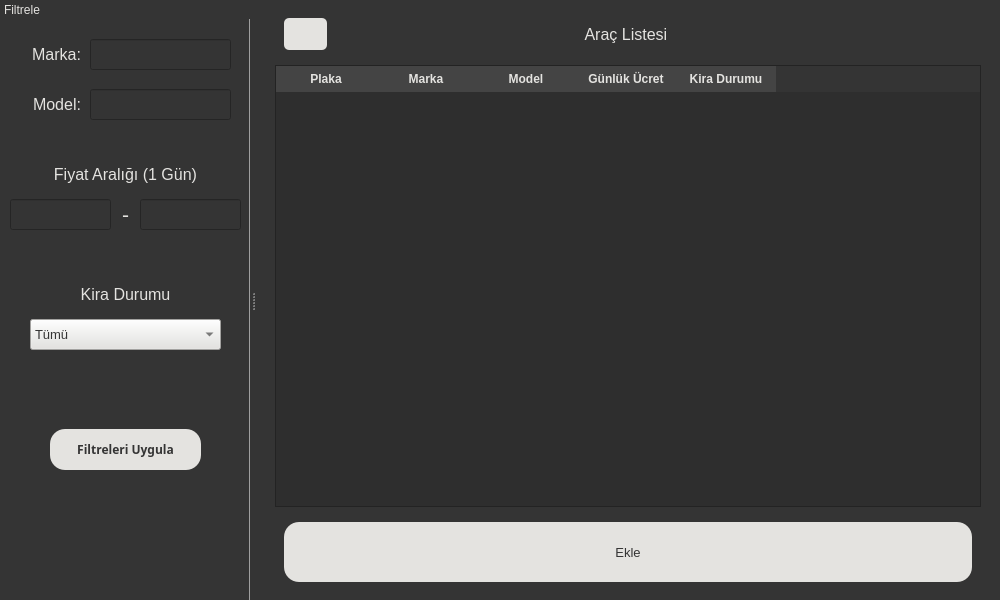
<?xml version="1.0" encoding="UTF-8"?>
<ui version="4.0">
 <class>MainWindow</class>
 <widget class="QMainWindow" name="MainWindow">
  <property name="enabled">
   <bool>true</bool>
  </property>
  <property name="geometry">
   <rect>
    <x>0</x>
    <y>0</y>
    <width>1000</width>
    <height>600</height>
   </rect>
  </property>
  <property name="minimumSize">
   <size>
    <width>1000</width>
    <height>600</height>
   </size>
  </property>
  <property name="maximumSize">
   <size>
    <width>1000</width>
    <height>600</height>
   </size>
  </property>
  <property name="windowTitle">
   <string>Admin Page</string>
  </property>
  <property name="layoutDirection">
   <enum>Qt::LeftToRight</enum>
  </property>
  <property name="styleSheet">
   <string notr="true">* {
    selection-background-color: #343434;   /* Seçim arkası */
    selection-color: #e4e3e0;              /* Seçili metnin rengi */
}
#MainWindow{
background-color: #343434
}
#centralwidget{
background-color: #343434
}
#dockWidget{
color: #e4e3e0;
background-color: #545454
}
#dockWidgetContents{
background-color: #343434
}
QLabel{
color: #e4e3e0
}
QMessageBox QLabel{
color: #000000
}
QMessageBox QPushButton {
    border: 1px solid #000000;
    border-radius: 4px;
    padding: 4px 12px;
}

QLineEdit{
color: #e4e3e0;
background-color: #343434;
selection-background-color: #e4e3e0;   /* Seçim arkası */
selection-color: #343434;              /* Seçili metnin rengi */
}
QDateEdit {
    color: #e4e3e0;
    background-color: #343434;
	selection-background-color: #e4e3e0;
    selection-color: #343434;
}
QSpinBox{
	background-color: #343434;
	color: #e4e3e0;
	selection-background-color: #e4e3e0;
    selection-color: #343434;
}
QComboBox {
    color: #343434;
    background-color: #e4e3e0;
}
QPushButton{
background-color: #e4e3e0;
color: #343434;
border-radius: 15px;   /* Yuvarlamayı artır */
}
#pushButton_filtrele{
border-radius: 5px;   /* Yuvarlamayı artır */
}

/* Tablo arka planı */
QTableWidget {
    background-color: #2E2E2E;
    color: #e4e3e0;
    gridline-color: #555;
    selection-background-color: #4C8BF5;
    selection-color: white;
}

QHeaderView {
    background-color: #343434;   /* boş kalan tüm alan */
}
QTableCornerButton::section {
    background-color: #343434;   /* sol üst köşedeki buton */
}

/* Sütun başlıkları */
QHeaderView::section {
    background-color: #444444;
    color: #e4e3e0;
    padding: 4px;
    border: none;
    font-weight: bold;
}

/* Hücrelerin arka planı */
QTableWidget::item {
    background-color: #2E2E2E;
    color: #e4e3e0;
}

/* Seçilen cell */
QTableWidget::item:selected {
    background-color: #e4e3e0;
    color: #343434;
}</string>
  </property>
  <widget class="QWidget" name="centralwidget">
   <layout class="QHBoxLayout" name="horizontalLayout">
    <item>
     <spacer name="horizontalSpacer_3">
      <property name="orientation">
       <enum>Qt::Horizontal</enum>
      </property>
      <property name="sizeType">
       <enum>QSizePolicy::Maximum</enum>
      </property>
      <property name="sizeHint" stdset="0">
       <size>
        <width>10</width>
        <height>20</height>
       </size>
      </property>
     </spacer>
    </item>
    <item>
     <layout class="QVBoxLayout" name="verticalLayout">
      <item>
       <widget class="QWidget" name="widget" native="true">
        <property name="sizePolicy">
         <sizepolicy hsizetype="Minimum" vsizetype="Fixed">
          <horstretch>0</horstretch>
          <verstretch>0</verstretch>
         </sizepolicy>
        </property>
        <property name="minimumSize">
         <size>
          <width>600</width>
          <height>50</height>
         </size>
        </property>
        <layout class="QHBoxLayout" name="horizontalLayout_3">
         <item>
          <widget class="QPushButton" name="pushButton_filtrele">
           <property name="sizePolicy">
            <sizepolicy hsizetype="Fixed" vsizetype="Fixed">
             <horstretch>0</horstretch>
             <verstretch>0</verstretch>
            </sizepolicy>
           </property>
           <property name="minimumSize">
            <size>
             <width>32</width>
             <height>32</height>
            </size>
           </property>
           <property name="font">
            <font>
             <family>Segoe MDL2 Assets</family>
             <pointsize>12</pointsize>
             <weight>75</weight>
             <bold>true</bold>
             <kerning>true</kerning>
            </font>
           </property>
           <property name="text">
            <string/>
           </property>
           <property name="icon">
            <iconset>
             <normaloff>../assets/images/filterIcon.png</normaloff>../assets/images/filterIcon.png</iconset>
           </property>
           <property name="iconSize">
            <size>
             <width>32</width>
             <height>32</height>
            </size>
           </property>
          </widget>
         </item>
         <item>
          <widget class="QLabel" name="label">
           <property name="sizePolicy">
            <sizepolicy hsizetype="Preferred" vsizetype="Fixed">
             <horstretch>0</horstretch>
             <verstretch>0</verstretch>
            </sizepolicy>
           </property>
           <property name="minimumSize">
            <size>
             <width>560</width>
             <height>30</height>
            </size>
           </property>
           <property name="font">
            <font>
             <pointsize>12</pointsize>
            </font>
           </property>
           <property name="text">
            <string>Araç Listesi            </string>
           </property>
           <property name="alignment">
            <set>Qt::AlignCenter</set>
           </property>
          </widget>
         </item>
        </layout>
       </widget>
      </item>
      <item>
       <widget class="QTableWidget" name="tableWidget_aracListesi">
        <property name="sizePolicy">
         <sizepolicy hsizetype="Expanding" vsizetype="Preferred">
          <horstretch>0</horstretch>
          <verstretch>0</verstretch>
         </sizepolicy>
        </property>
        <property name="minimumSize">
         <size>
          <width>620</width>
          <height>400</height>
         </size>
        </property>
        <property name="maximumSize">
         <size>
          <width>2000</width>
          <height>16777215</height>
         </size>
        </property>
        <property name="focusPolicy">
         <enum>Qt::NoFocus</enum>
        </property>
        <property name="contextMenuPolicy">
         <enum>Qt::DefaultContextMenu</enum>
        </property>
        <property name="horizontalScrollBarPolicy">
         <enum>Qt::ScrollBarAlwaysOff</enum>
        </property>
        <property name="editTriggers">
         <set>QAbstractItemView::NoEditTriggers</set>
        </property>
        <property name="tabKeyNavigation">
         <bool>false</bool>
        </property>
        <property name="showDropIndicator" stdset="0">
         <bool>false</bool>
        </property>
        <property name="dragDropOverwriteMode">
         <bool>false</bool>
        </property>
        <property name="selectionMode">
         <enum>QAbstractItemView::SingleSelection</enum>
        </property>
        <property name="selectionBehavior">
         <enum>QAbstractItemView::SelectRows</enum>
        </property>
        <property name="textElideMode">
         <enum>Qt::ElideMiddle</enum>
        </property>
        <attribute name="horizontalHeaderVisible">
         <bool>true</bool>
        </attribute>
        <attribute name="horizontalHeaderMinimumSectionSize">
         <number>46</number>
        </attribute>
        <attribute name="horizontalHeaderHighlightSections">
         <bool>true</bool>
        </attribute>
        <column>
         <property name="text">
          <string>Plaka</string>
         </property>
         <property name="font">
          <font>
           <weight>75</weight>
           <bold>true</bold>
           <underline>true</underline>
          </font>
         </property>
        </column>
        <column>
         <property name="text">
          <string>Marka</string>
         </property>
         <property name="font">
          <font>
           <weight>75</weight>
           <bold>true</bold>
           <underline>true</underline>
          </font>
         </property>
        </column>
        <column>
         <property name="text">
          <string>Model</string>
         </property>
         <property name="font">
          <font>
           <weight>75</weight>
           <bold>true</bold>
           <underline>true</underline>
          </font>
         </property>
        </column>
        <column>
         <property name="text">
          <string>Günlük Ücret</string>
         </property>
         <property name="font">
          <font>
           <weight>75</weight>
           <bold>true</bold>
           <underline>true</underline>
          </font>
         </property>
        </column>
        <column>
         <property name="text">
          <string>Kira Durumu</string>
         </property>
         <property name="font">
          <font>
           <weight>75</weight>
           <bold>true</bold>
           <underline>true</underline>
          </font>
         </property>
        </column>
       </widget>
      </item>
      <item>
       <widget class="QWidget" name="widget_3" native="true">
        <property name="sizePolicy">
         <sizepolicy hsizetype="Minimum" vsizetype="Fixed">
          <horstretch>0</horstretch>
          <verstretch>0</verstretch>
         </sizepolicy>
        </property>
        <property name="minimumSize">
         <size>
          <width>620</width>
          <height>78</height>
         </size>
        </property>
        <layout class="QHBoxLayout" name="horizontalLayout_4">
         <item>
          <widget class="QPushButton" name="pushButton_ekle">
           <property name="sizePolicy">
            <sizepolicy hsizetype="Minimum" vsizetype="Fixed">
             <horstretch>0</horstretch>
             <verstretch>0</verstretch>
            </sizepolicy>
           </property>
           <property name="minimumSize">
            <size>
             <width>300</width>
             <height>60</height>
            </size>
           </property>
           <property name="font">
            <font>
             <pointsize>10</pointsize>
            </font>
           </property>
           <property name="layoutDirection">
            <enum>Qt::LeftToRight</enum>
           </property>
           <property name="text">
            <string>Ekle</string>
           </property>
          </widget>
         </item>
        </layout>
       </widget>
      </item>
     </layout>
    </item>
    <item>
     <spacer name="horizontalSpacer_4">
      <property name="orientation">
       <enum>Qt::Horizontal</enum>
      </property>
      <property name="sizeType">
       <enum>QSizePolicy::Maximum</enum>
      </property>
      <property name="sizeHint" stdset="0">
       <size>
        <width>10</width>
        <height>20</height>
       </size>
      </property>
     </spacer>
    </item>
   </layout>
  </widget>
  <widget class="QDockWidget" name="dockWidget">
   <property name="minimumSize">
    <size>
     <width>250</width>
     <height>400</height>
    </size>
   </property>
   <property name="layoutDirection">
    <enum>Qt::LeftToRight</enum>
   </property>
   <property name="features">
    <set>QDockWidget::NoDockWidgetFeatures</set>
   </property>
   <property name="allowedAreas">
    <set>Qt::LeftDockWidgetArea</set>
   </property>
   <property name="windowTitle">
    <string>Filtrele</string>
   </property>
   <attribute name="dockWidgetArea">
    <number>1</number>
   </attribute>
   <widget class="QWidget" name="dockWidgetContents">
    <widget class="QLabel" name="label_4">
     <property name="geometry">
      <rect>
       <x>0</x>
       <y>140</y>
       <width>251</width>
       <height>31</height>
      </rect>
     </property>
     <property name="font">
      <font>
       <pointsize>12</pointsize>
      </font>
     </property>
     <property name="text">
      <string>Fiyat Aralığı (1 Gün)</string>
     </property>
     <property name="alignment">
      <set>Qt::AlignCenter</set>
     </property>
    </widget>
    <widget class="QLabel" name="label_3">
     <property name="geometry">
      <rect>
       <x>10</x>
       <y>70</y>
       <width>71</width>
       <height>31</height>
      </rect>
     </property>
     <property name="font">
      <font>
       <pointsize>12</pointsize>
      </font>
     </property>
     <property name="text">
      <string>Model:</string>
     </property>
     <property name="alignment">
      <set>Qt::AlignRight|Qt::AlignTrailing|Qt::AlignVCenter</set>
     </property>
    </widget>
    <widget class="QLabel" name="label_2">
     <property name="geometry">
      <rect>
       <x>10</x>
       <y>20</y>
       <width>71</width>
       <height>31</height>
      </rect>
     </property>
     <property name="font">
      <font>
       <pointsize>12</pointsize>
      </font>
     </property>
     <property name="text">
      <string>Marka:</string>
     </property>
     <property name="alignment">
      <set>Qt::AlignRight|Qt::AlignTrailing|Qt::AlignVCenter</set>
     </property>
    </widget>
    <widget class="QLabel" name="label_5">
     <property name="geometry">
      <rect>
       <x>110</x>
       <y>180</y>
       <width>31</width>
       <height>31</height>
      </rect>
     </property>
     <property name="font">
      <font>
       <pointsize>16</pointsize>
      </font>
     </property>
     <property name="text">
      <string>-</string>
     </property>
     <property name="alignment">
      <set>Qt::AlignCenter</set>
     </property>
    </widget>
    <widget class="QLineEdit" name="lineEdit_modelFiltrele">
     <property name="geometry">
      <rect>
       <x>90</x>
       <y>70</y>
       <width>141</width>
       <height>31</height>
      </rect>
     </property>
     <property name="font">
      <font>
       <pointsize>10</pointsize>
      </font>
     </property>
    </widget>
    <widget class="QLineEdit" name="lineEdit_minFiyat">
     <property name="geometry">
      <rect>
       <x>10</x>
       <y>180</y>
       <width>101</width>
       <height>31</height>
      </rect>
     </property>
     <property name="font">
      <font>
       <pointsize>10</pointsize>
      </font>
     </property>
    </widget>
    <widget class="QLineEdit" name="lineEdit_markaFiltrele">
     <property name="geometry">
      <rect>
       <x>90</x>
       <y>20</y>
       <width>141</width>
       <height>31</height>
      </rect>
     </property>
     <property name="font">
      <font>
       <pointsize>10</pointsize>
      </font>
     </property>
    </widget>
    <widget class="QLineEdit" name="lineEdit_maxFiyat">
     <property name="geometry">
      <rect>
       <x>140</x>
       <y>180</y>
       <width>101</width>
       <height>31</height>
      </rect>
     </property>
     <property name="font">
      <font>
       <pointsize>10</pointsize>
      </font>
     </property>
    </widget>
    <widget class="QPushButton" name="pushButton_filtreUygula">
     <property name="geometry">
      <rect>
       <x>50</x>
       <y>410</y>
       <width>151</width>
       <height>41</height>
      </rect>
     </property>
     <property name="font">
      <font>
       <family>Nirmala UI Semilight</family>
       <pointsize>9</pointsize>
       <weight>75</weight>
       <bold>true</bold>
      </font>
     </property>
     <property name="text">
      <string>Filtreleri Uygula</string>
     </property>
    </widget>
    <widget class="Line" name="line">
     <property name="geometry">
      <rect>
       <x>240</x>
       <y>0</y>
       <width>21</width>
       <height>2000</height>
      </rect>
     </property>
     <property name="orientation">
      <enum>Qt::Vertical</enum>
     </property>
    </widget>
    <widget class="QComboBox" name="comboBox_kiraDurumuFiltrele">
     <property name="geometry">
      <rect>
       <x>30</x>
       <y>300</y>
       <width>191</width>
       <height>31</height>
      </rect>
     </property>
     <property name="font">
      <font>
       <pointsize>10</pointsize>
      </font>
     </property>
     <item>
      <property name="text">
       <string>Tümü</string>
      </property>
     </item>
     <item>
      <property name="text">
       <string>Müsait olanları göster</string>
      </property>
     </item>
     <item>
      <property name="text">
       <string>Kirada olanları göster</string>
      </property>
     </item>
    </widget>
    <widget class="QLabel" name="label_18">
     <property name="geometry">
      <rect>
       <x>0</x>
       <y>260</y>
       <width>251</width>
       <height>31</height>
      </rect>
     </property>
     <property name="font">
      <font>
       <pointsize>12</pointsize>
      </font>
     </property>
     <property name="text">
      <string>Kira Durumu</string>
     </property>
     <property name="alignment">
      <set>Qt::AlignCenter</set>
     </property>
    </widget>
   </widget>
  </widget>
 </widget>
 <resources/>
 <connections/>
</ui>
